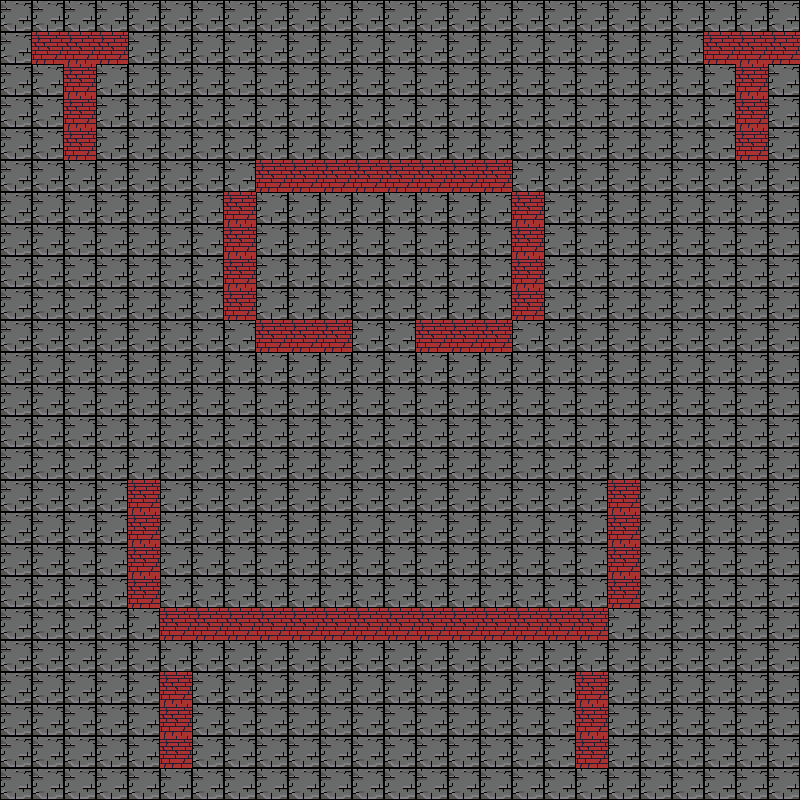

Below is a game level as drawn by its tile map, then a one-line description and the .tmx file that defines it, in full:
An orthogonal 25x25 tile map with 32x32 px tiles, 1 tile layer (Capa de patrones 1), 2 tilesets and 19 objects (random).

<map version="1.10" tiledversion="1.11.2" orientation="orthogonal" renderorder="right-down" width="25" height="25" tilewidth="32" tileheight="32" infinite="0" nextlayerid="5" nextobjectid="20">
 <tileset firstgid="1" source="floor.tsx" />
 <tileset firstgid="2" source="wall.tsx" />
 <layer id="1" name="Capa de patrones 1" width="25" height="25">
  <data encoding="csv">
1,1,1,1,1,1,1,1,1,1,1,1,1,1,1,1,1,1,1,1,1,1,1,1,1,
1,2,2,2,1,1,1,1,1,1,1,1,1,1,1,1,1,1,1,1,1,1,2,2,2,
1,1,2,1,1,1,1,1,1,1,1,1,1,1,1,1,1,1,1,1,1,1,1,2,1,
1,1,2,1,1,1,1,1,1,1,1,1,1,1,1,1,1,1,1,1,1,1,1,2,1,
1,1,2,1,1,1,1,1,1,1,1,1,1,1,1,1,1,1,1,1,1,1,1,2,1,
1,1,1,1,1,1,1,1,2,2,2,2,2,2,2,2,1,1,1,1,1,1,1,1,1,
1,1,1,1,1,1,1,2,1,1,1,1,1,1,1,1,2,1,1,1,1,1,1,1,1,
1,1,1,1,1,1,1,2,1,1,1,1,1,1,1,1,2,1,1,1,1,1,1,1,1,
1,1,1,1,1,1,1,2,1,1,1,1,1,1,1,1,2,1,1,1,1,1,1,1,1,
1,1,1,1,1,1,1,2,1,1,1,1,1,1,1,1,2,1,1,1,1,1,1,1,1,
1,1,1,1,1,1,1,1,2,2,2,1,1,2,2,2,1,1,1,1,1,1,1,1,1,
1,1,1,1,1,1,1,1,1,1,1,1,1,1,1,1,1,1,1,1,1,1,1,1,1,
1,1,1,1,1,1,1,1,1,1,1,1,1,1,1,1,1,1,1,1,1,1,1,1,1,
1,1,1,1,1,1,1,1,1,1,1,1,1,1,1,1,1,1,1,1,1,1,1,1,1,
1,1,1,1,1,1,1,1,1,1,1,1,1,1,1,1,1,1,1,1,1,1,1,1,1,
1,1,1,1,2,1,1,1,1,1,1,1,1,1,1,1,1,1,1,2,1,1,1,1,1,
1,1,1,1,2,1,1,1,1,1,1,1,1,1,1,1,1,1,1,2,1,1,1,1,1,
1,1,1,1,2,1,1,1,1,1,1,1,1,1,1,1,1,1,1,2,1,1,1,1,1,
1,1,1,1,2,1,1,1,1,1,1,1,1,1,1,1,1,1,1,2,1,1,1,1,1,
1,1,1,1,1,2,2,2,2,2,2,2,2,2,2,2,2,2,2,1,1,1,1,1,1,
1,1,1,1,1,1,1,1,1,1,1,1,1,1,1,1,1,1,1,1,1,1,1,1,1,
1,1,1,1,1,2,1,1,1,1,1,1,1,1,1,1,1,1,2,1,1,1,1,1,1,
1,1,1,1,1,2,1,1,1,1,1,1,1,1,1,1,1,1,2,1,1,1,1,1,1,
1,1,1,1,1,2,1,1,1,1,1,1,1,1,1,1,1,1,2,1,1,1,1,1,1,
1,1,1,1,1,1,1,1,1,1,1,1,1,1,1,1,1,1,1,1,1,1,1,1,1
</data>
 </layer>
 <objectgroup id="2" name="Colisiones">
  <object id="1" x="265.876" y="169.014" width="18.7793" height="20.7561" />
  <object id="2" x="226.34" y="194.712" width="28.6632" height="29.6516" />
  <object id="3" x="225.352" y="228.317" width="29.6516" height="25.698" />
  <object id="4" x="254.015" y="160.119" width="257.969" height="30.64" />
  <object id="5" x="512.973" y="192.735" width="30.64" height="126.513" />
  <object id="6" x="416.111" y="322.214" width="96.8619" height="29.6516" />
  <object id="7" x="254.015" y="322.214" width="96.8619" height="30.64" />
  <object id="8" x="159.13" y="608.846" width="446.751" height="30.64" />
  <object id="9" x="608.846" y="481.344" width="29.6864" height="125.525" />
  <object id="10" x="576.229" y="671.114" width="32.6168" height="96.8619" />
  <object id="11" x="159.13" y="674.08" width="33.6051" height="92.9083" />
  <object id="12" x="30.64" y="31.6284" width="98.8386" height="29.6516" />
  <object id="13" x="66.2219" y="67.2103" width="31.6284" height="93.8967" />
  <object id="14" x="706.696" y="33.6051" width="90.9316" height="28.6632" />
  <object id="15" x="738.325" y="66.2219" width="30.64" height="89.9432" />
  <object id="16" x="127.502" y="481.344" width="32.6168" height="125.525" />
  <object id="17" x="223.375" y="255.004" width="33.6051" height="66.2219" />
 </objectgroup>
 <objectgroup id="3" name="NPC">
  <object id="18" name="random" x="417.5" y="385.5" width="30" height="29">
   <properties>
    <property name="dialog_id" value="dialogo_NPC_test" />
    <property name="npc_id" type="int" value="1" />
    <property name="sprite_id" value="randomNPC_test" />
   </properties>
  </object>
 </objectgroup>
 <objectgroup id="4" name="Combate">
  <object id="19" x="258" y="192.667" width="252.667" height="128">
   <properties>
    <property name="encounter_rate" type="float" value="1" />
    <property name="min_level" type="int" value="3" />
    <property name="pokemon_ids" value="treecko,pidgey" />
   </properties>
  </object>
 </objectgroup>
</map>
